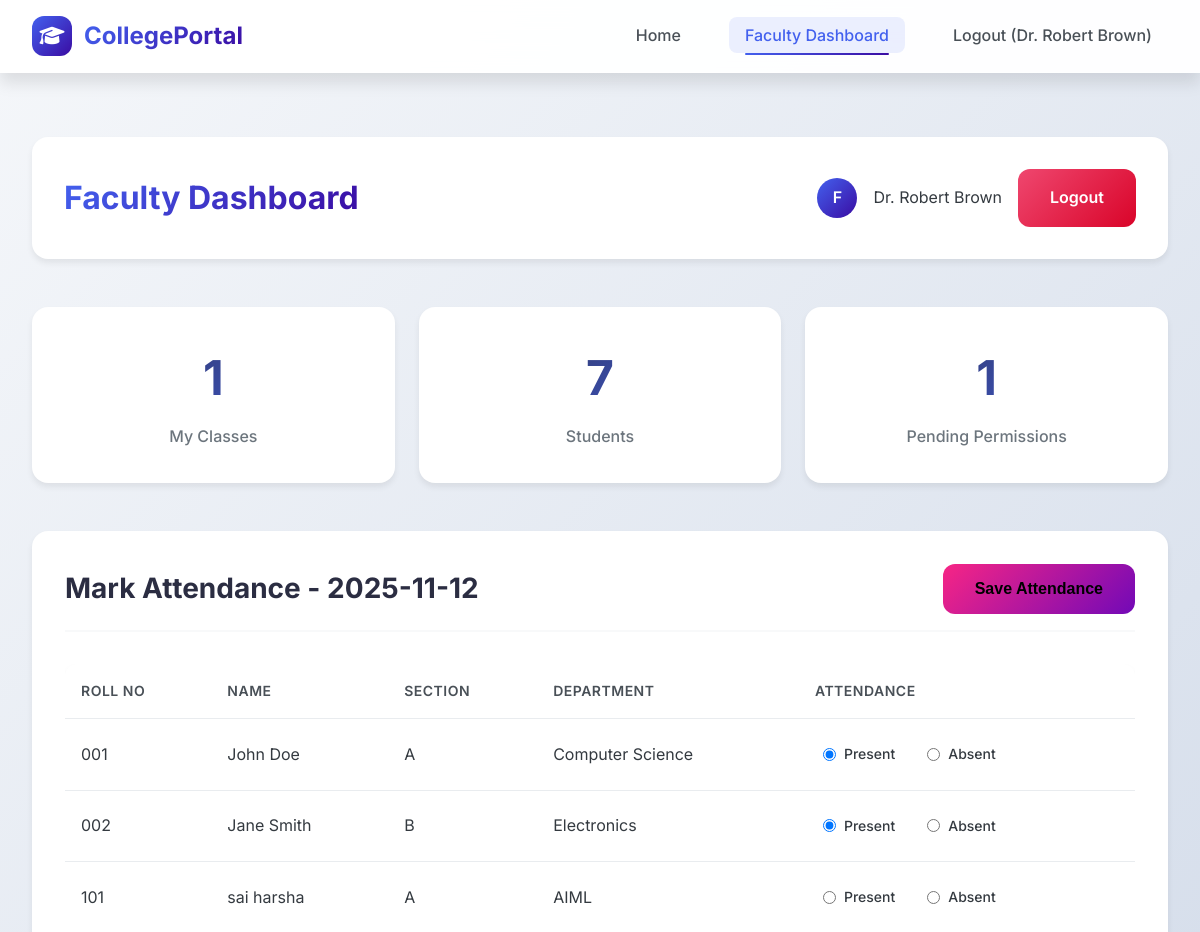
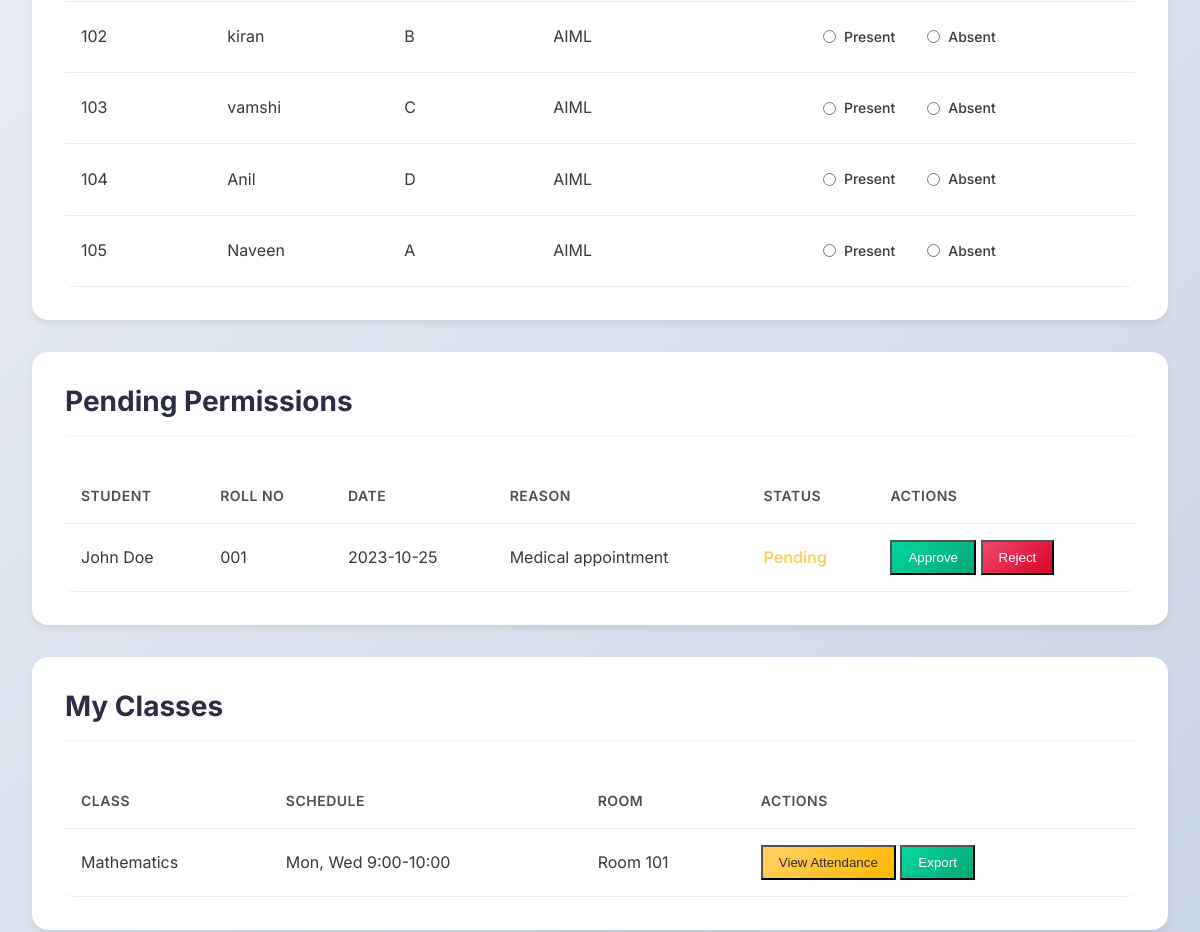
/faculty/dashboard (signed in, upper part), run on an earlier commit of the app's database (2 pictures, top to bottom).
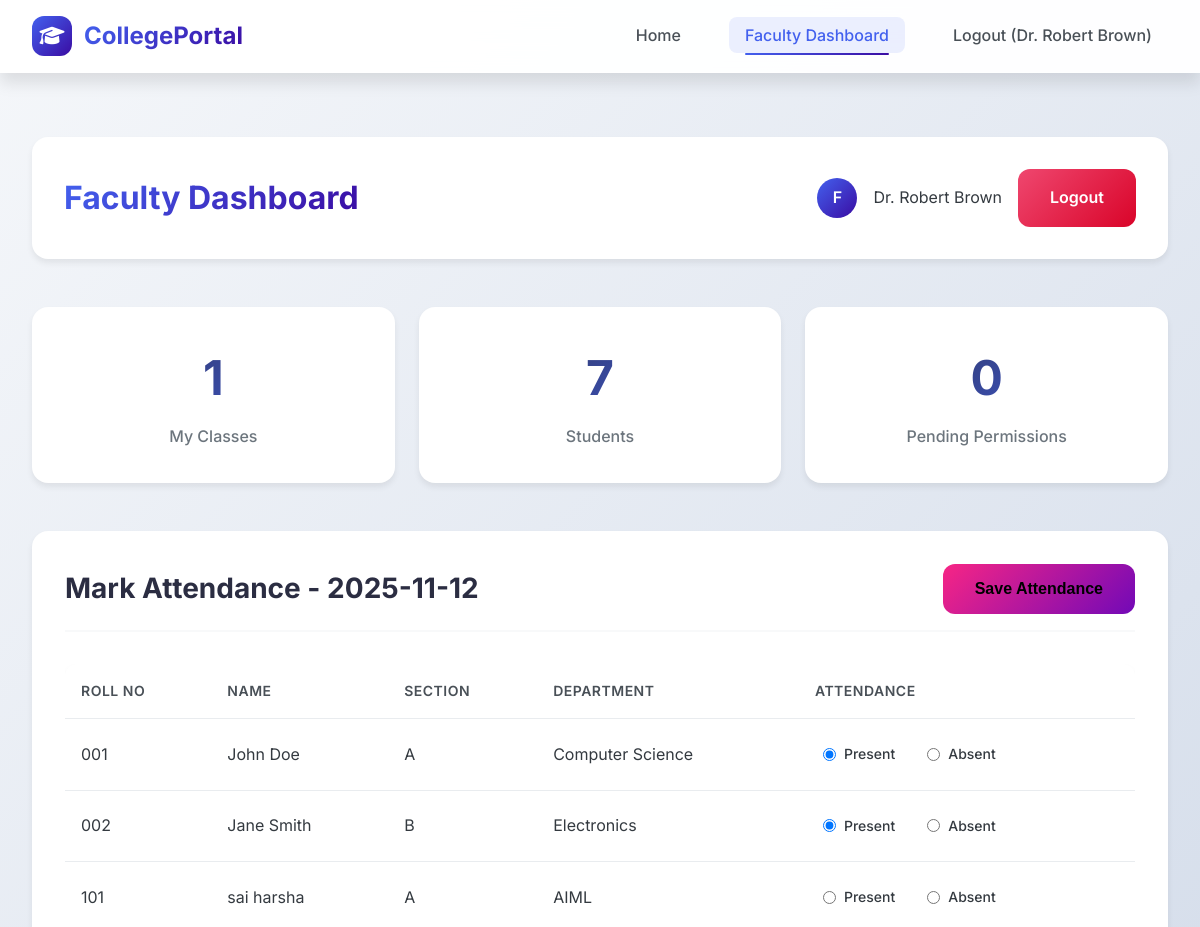
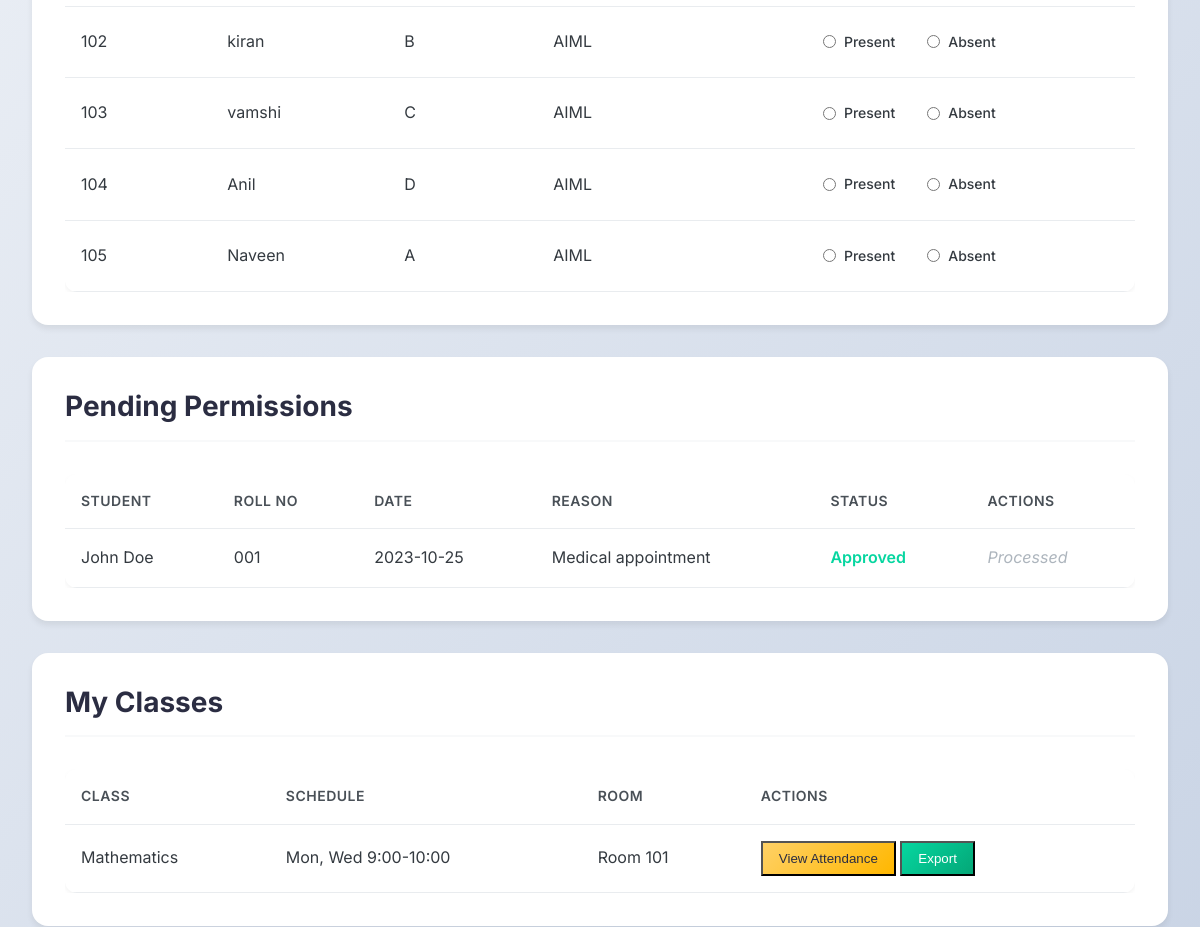
And on a later commit of the database (2 pictures, top to bottom).
### tables this page shows
CREATE TABLE permissions (
            id INTEGER PRIMARY KEY AUTOINCREMENT,
            student_id INTEGER,
            faculty_id INTEGER,
            date DATE NOT NULL,
            reason TEXT NOT NULL,
            proof TEXT,
            status TEXT DEFAULT 'pending',
            created_at TIMESTAMP DEFAULT CURRENT_TIMESTAMP,
            FOREIGN KEY (student_id) REFERENCES users (id),
            FOREIGN KEY (faculty_id) REFERENCES users (id)
        );

CREATE TABLE users (
            id INTEGER PRIMARY KEY AUTOINCREMENT,
            username TEXT UNIQUE NOT NULL,
            password TEXT NOT NULL,
            role TEXT NOT NULL,
            name TEXT NOT NULL,
            email TEXT,
            rollno TEXT,
            section TEXT,
            department TEXT,
            class TEXT
        );

### app.py (the view)
@app.route('/faculty/dashboard')
def faculty_dashboard():
    if 'user_id' not in session or session['role'] != 'faculty':
        return redirect(url_for('index'))
    conn = get_db_connection()
    faculty_id = session['user_id']
    classes_count = conn.execute('SELECT COUNT(*) FROM classes WHERE faculty_id = ?', (faculty_id,)).fetchone()[0]
    students_count = conn.execute('SELECT COUNT(*) FROM users WHERE role = "student"').fetchone()[0]
    pending_permissions = conn.execute('SELECT COUNT(*) FROM permissions WHERE faculty_id = ? AND status = "pending"', (faculty_id,)).fetchone()[0]
    permissions = conn.execute('''
        SELECT p.*, u.name as student_name, u.rollno
        FROM permissions p
        JOIN users u ON p.student_id = u.id
        WHERE p.faculty_id = ?
    ''', (faculty_id,)).fetchall()
    classes = conn.execute('SELECT * FROM classes WHERE faculty_id = ?', (faculty_id,)).fetchall()
    students = conn.execute('''
        SELECT id, rollno, name, section, department, class
        FROM users
        WHERE role = "student"
        ORDER BY rollno
    ''').fetchall()
    today = date.today().isoformat()
    today_attendance = conn.execute('''
        SELECT student_id, status
        FROM attendance
        WHERE date = ? AND marked_by = ?
    ''', (today, faculty_id)).fetchall()
    attendance_dict = {row['student_id']: row['status'] for row in today_attendance}
    conn.close()
    return render_template('faculty_dashboard.html',
                         classes_count=classes_count,
                         students_count=students_count,
                         pending_permissions=pending_permissions,
                         permissions=permissions,
                         classes=classes,
                         students=students,
                         today_attendance=attendance_dict,
                         current_date=date.today())

### app.py (called while the page is built)
def get_db_connection():
    conn = sqlite3.connect(DATABASE)
    conn.row_factory = sqlite3.Row
    return conn

### templates/faculty_dashboard.html (shortened to what the changed rows need)
{% extends "base.html" %}
{% block content %}
<section class="dashboard">
    <div class="container">
        <div class="dashboard-header">
            <h2 class="dashboard-title">Faculty Dashboard</h2>
        </div>
        <div class="dashboard-grid">
            <div class="stat-card">
                <div class="stat-number faculty-stat">{{ pending_permissions }}</div>
                <p>Pending Permissions</p>
            </div>
        </div>
        <div class="dashboard-section">
            <div class="table-responsive">
                <table>
                    <thead>
                        <tr>
                            <th>Roll No</th>
                            <th>Name</th>
                            <th>Section</th>
                            <th>Department</th>
                            <th>Attendance</th>
                        </tr>
                    </thead>
                </table>
            </div>
        </div>
        <div class="dashboard-section">
            <div class="table-responsive">
                <table>
                    <thead>
                        <tr>
                            <th>Student</th>
                            <th>Roll No</th>
                            <th>Date</th>
                            <th>Reason</th>
                            <th>Status</th>
                            <th>Actions</th>
                        </tr>
                    </thead>
                    <tbody>
                        {% for permission in permissions %}
                        <tr>
                            <td>{{ permission.student_name }}</td>
                            <td>{{ permission.rollno }}</td>
                            <td>{{ permission.date }}</td>
                            <td>{{ permission.reason }}</td>
                            <td class="status-{{ permission.status }}">{{ permission.status|title }}</td>
                            <td>
                                {% if permission.status == 'pending' %}
                                <button class="action-btn btn-approve" data-id="{{ permission.id }}">Approve</button>
                                <button class="action-btn btn-reject" data-id="{{ permission.id }}">Reject</button>
                                {% else %}
                                <span class="action-completed">Processed</span>
                                {% endif %}
                            </td>
                        </tr>
                        {% endfor %}
                    </tbody>
                </table>
            </div>
        </div>
        <div class="dashboard-section">
            <div class="table-responsive">
                <table>
                    <thead>
                        <tr>
                            <th>Class</th>
                            <th>Schedule</th>
                            <th>Room</th>
                            <th>Actions</th>
                        </tr>
                    </thead>
                </table>
            </div>
        </div>
    </div>
</section>
{% endblock %}

What changed in the data, as far as the page shows it:
changed permissions "Medical appointment": status "Pending" → "Approved"; status "Approve Reject" → "Processed"
Also different on the page:
{{ pending_permissions }}: "1" → "0"
